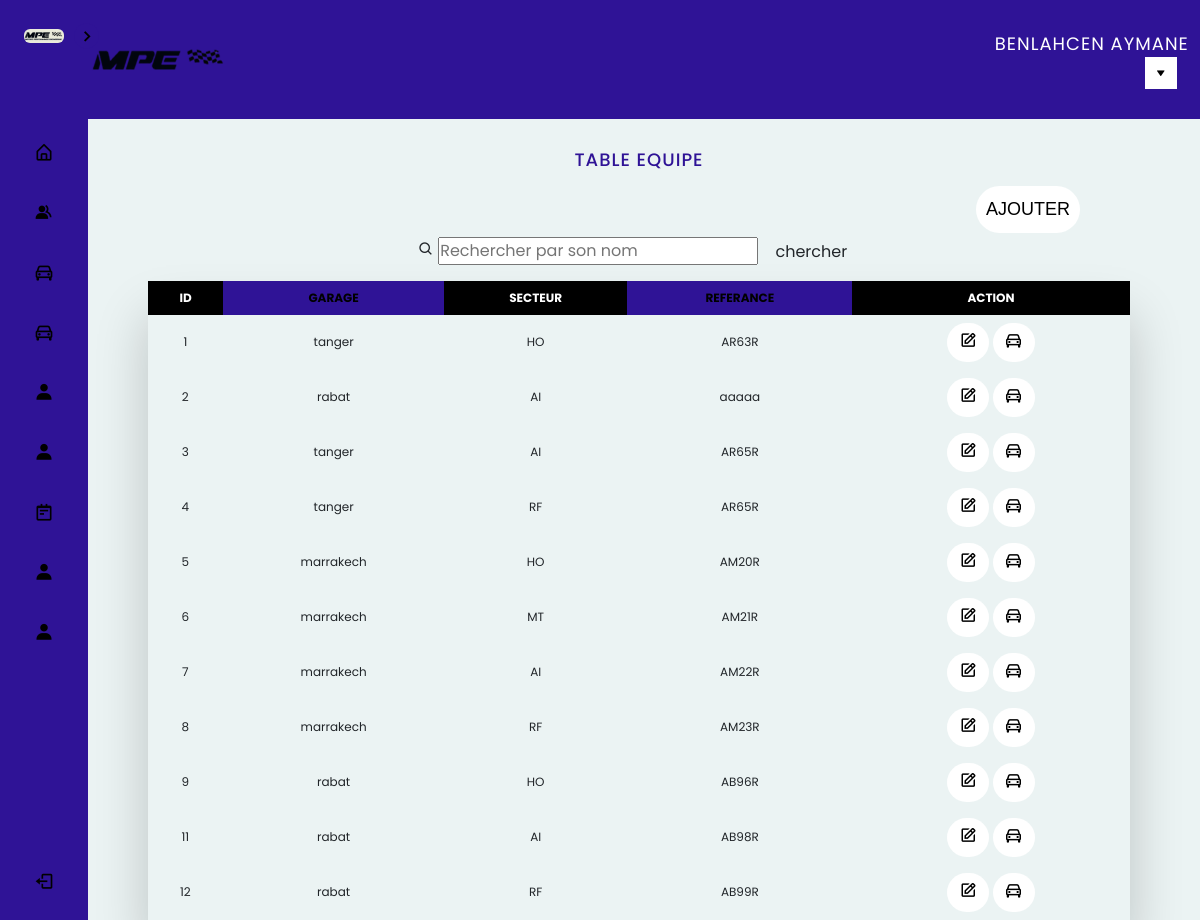
The page /admin/equipe.php (signed in) on the database its author committed.
### tables this page shows
CREATE TABLE `equipe` (
  `id_equipe` int(11) NOT NULL,
  `id_garage` int(11) NOT NULL,
  `secteur` varchar(50) DEFAULT NULL,
  `referance` varchar(10) NOT NULL
);

CREATE TABLE `garage` (
  `id_garage` int(11) NOT NULL,
  `id_societe` int(11) NOT NULL,
  `activite` varchar(150) DEFAULT NULL,
  `ville` varchar(50) DEFAULT NULL,
  `tel` varchar(15) DEFAULT NULL
);

### admin/equipe.php (the view)
<?php include 'header.php'; ?>
<h2>Table Equipe</h2></br>
<div class="text-center ml-4">
    <form method="GET">
        <i class='bx bx-search icon'></i>
        <input type="text" name="s" id="s" placeholder="Rechercher par son nom" autocomplete="off">
        <input class="btn" type="submit" name="chercher" value="chercher">
    </form>
</div>
<div class="ml-auto">
    <a class="btn btn-customm" href="ajouterequipe.php">AJOUTER</a>
</div>
<div class="table-wrapper">
    <table class="fl-table">
        <thead>
            <th>ID</th>
            <th>GARAGE</th>
            <th>SECTEUR</th>
            <th>REFERANCE</th>
            <th>ACTION</th>
        </thead>
        <?php
        if (isset($_GET['chercher'])) {
            $s = $_GET['s'];
            $allequipes = $cnx->query("select equipe.*, garage.ville from equipe
            inner join garage on equipe.id_garage = garage.id_garage");
            if (isset($_GET['s']) and !empty($_GET['s'])) {
                $recherche = htmlspecialchars($_GET['s']);
                $allequipes = $cnx->query("select equipe.*, garage.ville from equipe
                inner join garage on equipe.id_garage = garage.id_garage where referance like  '%$s%' ");
            }
            if ($allequipes->rowCount() > 0) {
                while ($equipe = $allequipes->fetch()) {
        ?>
                    <tbody>
                        <tr>
                            <td>
                                <?php echo $equipe['id_equipe'] ?>
                            </td>
                            <td>
                                <?php echo $equipe['ville'] ?>
                            </td>
                            <td>
                                <?php echo $equipe['secteur'] ?>
                            </td>
                            <td>
                                <?php echo $equipe['referance'] ?>
                            </td>
                            <td>
                                <div class="aymxx">
                                    <a class="btn btn-custom" href="modifierequipe.php?idequipe=<?php echo $equipe['id_equipe'] ?>"><i class='bx bx-edit icon'></i></a>
                                    <a class="btn btn-custom" href="supprimerequipe.php?idequipe=<?php echo $equipe['id_equipe'] ?>"><i class='bx bx-car icon'></i></a>
                                </div>
                            </td>
                        </tr>
                    <?php } ?>
                    </tbody>
                <?php }
        } else {  ?>
                <?php
                $mysqli = new mysqli("localhost", "root", "", "db_maintenance");
                $mysqli->set_charset("utf8");
                $requete = "select equipe.*, garage.ville from equipe
inner join garage on equipe.id_garage = garage.id_garage;";
                $resultat = $mysqli->query($requete); ?>
                <tbody>
                    <?php
                    while ($ligne = $resultat->fetch_assoc()) {
                    ?>
                        <tr>
                            <td>
                                <?php echo $ligne['id_equipe'] ?>
                            </td>
                            <td>
                                <?php echo $ligne['ville'] ?>
                            </td>
                            <td>
                                <?php echo $ligne['secteur'] ?>
                            </td>
                            <td>
                                <?php echo $ligne['referance'] ?>
                            </td>
                            <td>
                                <div class="aymxx">
                                    <a class="btn btn-custom" href="modifierequipe.php?idequipe=<?php echo $ligne['id_equipe'] ?>"><i class='bx bx-edit icon'></i></a>
                                    <a class="btn btn-custom" href="supprimerequipe.php?idequipe=<?php echo $ligne['id_equipe'] ?>"><i class='bx bx-car icon'></i></a>
                                </div>
                            </td>
                        </tr>
                    <?php }
                    $mysqli->close(); ?>
                </tbody>
    </table>
<?php } ?>

### admin/header.php (shortened to what this page needs)
<?php
include 'cnx.php';
?>
<!DOCTYPE html>
<html lang="fr">
<head>
    <link href="https://cdn.jsdelivr.net/npm/bootstrap@5.2.0-beta1/dist/css/bootstrap.min.css" rel="stylesheet">
    <link rel="stylesheet" href="css/style.css">
    <link href='https://unpkg.com/boxicons@2.1.1/css/boxicons.min.css' rel='stylesheet'>
</head>
<body>
    <nav class="sidebar close">
        <header>
            <div class="image-text">
                <span class="image">
                    <a href="index.php">
                        <img src="img/logo.jpeg" alt="">
                    </a>
                </span>
            </div>
            <i class='bx bx-chevron-right toggle'></i>
        </header>
        <div class="menu-bar">
            <div class="menu">
                <ul class="menu-links">
                    <li class="nav-link">
                        <a href="index.php">
                            <i class='bx bx-home-alt icon'></i>
                        </a>
                    </li>
                    <li class="nav-link">
                        <a href="client.php">
                            <i class='bx bxs-group icon'></i>
                        </a>
                    </li>
                    <li class="nav-link">
                        <a href="voiture.php">
                            <i class='bx bx-car icon'></i>
                        </a>
                    </li>
                    <li class="nav-link">
                        <a href="piece.php">
                            <i class='bx bx-car icon'></i>
                        </a>
                    </li>
                    <li class="nav-link">
                        <a href="equipe.php">
                            <i class='bx bxs-user icon'></i>
                        </a>
                    </li>
                    <li class="nav-link">
                        <a href="employeur.php">
                            <i class='bx bxs-user icon'></i>
                        </a>
                    </li>
                    <li class="nav-link">
                        <a href="reparation.php">
                            <i class='bx bx-notepad icon'></i>
                        </a>
                    </li>
                    <li class="nav-link">
                        <a href="user.php">
                            <i class='bx bxs-user icon'></i>
                        </a>
                    </li>
                    <li class="nav-link">
                        <a href="garage.php">
                            <i class='bx bxs-user icon'></i>
                        </a>
                    </li>
                </ul>
            </div>
            <div class="bottom-content">
                <li class="">
                    <a href="logout.php">
                        <i class='bx bx-log-out icon'></i>
                    </a>
                </li>
            </div>
        </div>
    </nav>
    <section class="home">
        <div class="tfff">
            <header class="headerf">
                <img class="logo" src="img/image2.png" alt="logo">
                <span class="userrr">
                    <?php
                    $email = $_SESSION['admin'];
                    $query = "select * from admin where email = '$email'";
                    $stm = $cnx->prepare($query);
                    $stm->execute();
                    $admin = $stm->fetch();
                    echo $admin['nom'] . ' ' . $admin['prenom'];
                    ?></ </span>
                    <div class="dropdown">
                        <button class="dropbtn"><i class='bx bxs-down-arrow'></i></button>
                    </div>
            </header>

### rows shown on the page
equipe: id_equipe "1", id_garage.ville "tanger", secteur "HO", referance "AR63R"
equipe: id_equipe "2", id_garage.ville "rabat", secteur "AI", referance "aaaaa"
equipe: id_equipe "3", id_garage.ville "tanger", secteur "AI", referance "AR65R"
equipe: id_equipe "4", id_garage.ville "tanger", secteur "RF", referance "AR65R"
equipe: id_equipe "5", id_garage.ville "marrakech", secteur "HO", referance "AM20R"
equipe: id_equipe "6", id_garage.ville "marrakech", secteur "MT", referance "AM21R"
equipe: id_equipe "7", id_garage.ville "marrakech", secteur "AI", referance "AM22R"
equipe: id_equipe "8", id_garage.ville "marrakech", secteur "RF", referance "AM23R"
equipe: id_equipe "9", id_garage.ville "rabat", secteur "HO", referance "AB96R"
equipe: id_equipe "11", id_garage.ville "rabat", secteur "AI", referance "AB98R"
equipe: id_equipe "12", id_garage.ville "rabat", secteur "RF", referance "AB99R"

### other values the page prints
$admin['nom'] "BENLAHCEN"
$admin['prenom'] "AYMANE"
